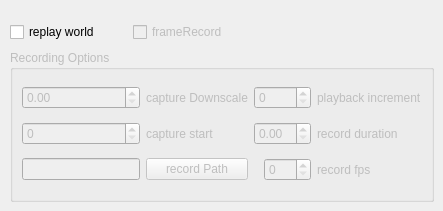
        <widget class="QWidget" name="tab_10">
         <attribute name="title">
          <string>Replay</string>
         </attribute>
         <widget class="QGroupBox" name="groupBox_2">
          <property name="enabled">
           <bool>false</bool>
          </property>
          <property name="geometry">
           <rect>
            <x>10</x>
            <y>50</y>
            <width>424</width>
            <height>152</height>
           </rect>
          </property>
          <property name="title">
           <string>Recording Options</string>
          </property>
          <layout class="QGridLayout" name="gridLayout_10">
           <item row="0" column="1">
            <widget class="QLabel" name="label_14">
             <property name="text">
              <string>capture Downscale</string>
             </property>
            </widget>
           </item>
           <item row="0" column="2" colspan="2">
            <widget class="QSpinBox" name="playbackIncrement"/>
           </item>
           <item row="0" column="4">
            <widget class="QLabel" name="label_16">
             <property name="text">
              <string>playback increment</string>
             </property>
            </widget>
           </item>
           <item row="1" column="0">
            <widget class="QSpinBox" name="captureStart"/>
           </item>
           <item row="1" column="1">
            <widget class="QLabel" name="label_15">
             <property name="text">
              <string>capture start</string>
             </property>
            </widget>
           </item>
           <item row="1" column="4">
            <widget class="QLabel" name="label_17">
             <property name="text">
              <string>record duration</string>
             </property>
            </widget>
           </item>
           <item row="3" column="0">
            <widget class="QLineEdit" name="frameRecordPath">
             <property name="text">
              <string/>
             </property>
            </widget>
           </item>
           <item row="3" column="1">
            <widget class="QPushButton" name="frameRecordPathBtn">
             <property name="text">
              <string>record Path</string>
             </property>
            </widget>
           </item>
           <item row="0" column="0">
            <widget class="QDoubleSpinBox" name="captureScale"/>
           </item>
           <item row="1" column="2" colspan="2">
            <widget class="QDoubleSpinBox" name="recordDur"/>
           </item>
           <item row="3" column="3">
            <widget class="QSpinBox" name="recordFps">
             <property name="maximum">
              <number>200</number>
             </property>
            </widget>
           </item>
           <item row="3" column="4">
            <widget class="QLabel" name="label_18">
             <property name="text">
              <string>record fps</string>
             </property>
            </widget>
           </item>
          </layout>
         </widget>
         <widget class="QWidget" name="layoutWidget">
          <property name="geometry">
           <rect>
            <x>10</x>
            <y>20</y>
            <width>239</width>
            <height>24</height>
           </rect>
          </property>
          <layout class="QGridLayout" name="gridLayout_15">
           <item row="0" column="0">
            <widget class="QCheckBox" name="replayWorld">
             <property name="text">
              <string>replay world</string>
             </property>
            </widget>
           </item>
           <item row="0" column="1">
            <widget class="QCheckBox" name="frameRecord">
             <property name="enabled">
              <bool>false</bool>
             </property>
             <property name="text">
              <string>frameRecord</string>
             </property>
            </widget>
           </item>
          </layout>
         </widget>
        </widget>
